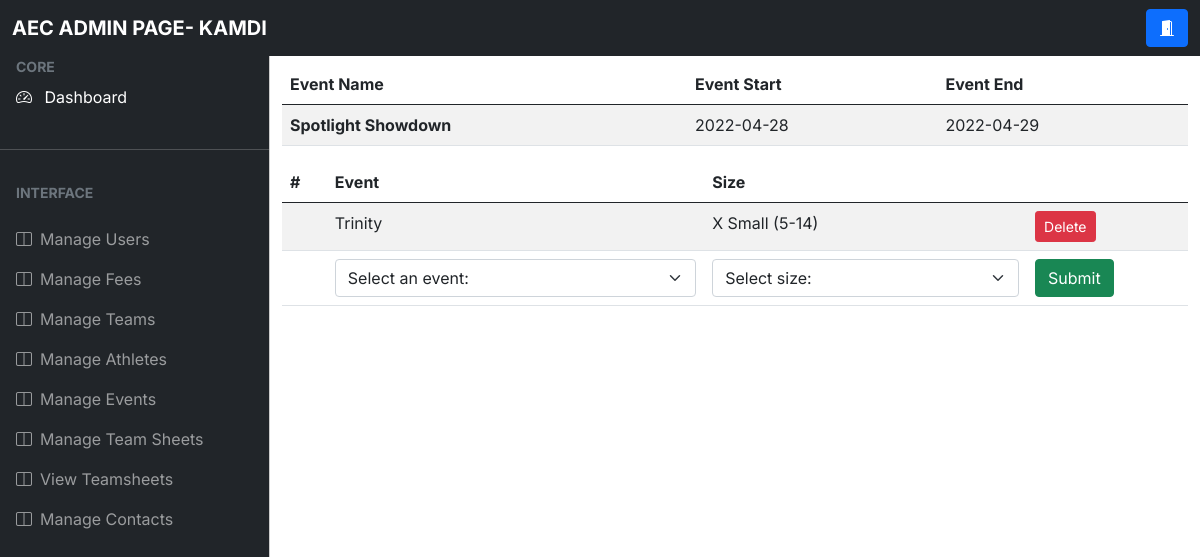
/createteamsheet (signed in), run on the app's committed database.
### app.py (models this page shows, shortened)
class User(db.Model, UserMixin):
    __tablename__="User"
    id = db.Column(db.Integer, primary_key = True)
    firstName = db.Column(db.String(50),nullable = False)
    surname = db.Column(db.String(50), nullable = False)
    dob = db.Column(db.DateTime, nullable = False)
    start_date = db.Column(db.DateTime, nullable = True, default=date.today())
    email = db.Column(db.String(70), nullable = False)
    password = db.Column(db.String(255), nullable = False)
    usertype = db.Column(db.Integer, default = -1)
    verified = db.Column(db.Integer, default = 0)
    def get_id(self):
        return self.id
    def get_usertype(self):
        return self.usertype
    def get_verified(self):
        return self.verified

class Events(db.Model): #1. an event is made
    __tablename__ = "events"
    events_id= db.Column(db.Integer, primary_key=True)
    event_name= db.Column(db.Text, nullable =False)
    event_start_date= db.Column(db.DateTime, nullable = False)
    event_end_date = db.Column(db.DateTime, nullable=False)
    def get_events_id(self):
        return self.events_id
    def get_event_name(self):
        return self.event_name
    def get_event_start_date(self):
        return str(self.event_start_date)
    def get_event_end_date(self):
        return str(self.event_end_date)

class Team_Details(db.Model):
    __tablename__ = 'team__details'
    team_id = db.Column(db.Integer, primary_key= True)
    coach_id = db.Column(db.Integer)
    team_name= db.Column(db.String(20), nullable= False)
    max_age = db.Column(db.Integer, nullable=True)
    def get_team_id(self):
        return self.team_id
    def get_team_name(self):
        return self.team_name

### app.py (the view, shortened to what this page needs)
@app.route('/createteamsheet',methods=['GET','POST'])#complete
@login_required
def create_teamsheet():
    try:
        if current_user.get_usertype() not in [1,2,3] or current_user.get_verified() != 1:
            return render_template('error.html',error="You are not authorised to view this page")
        sizes = {0:"X Small (5-14)",1:"Small (15-22)",2:"Medium (23-32)",3:"Large (33-38)"}
        query = db.engine.execute('SELECT * FROM Events')
        events = {}
        for event in query:
            event = Events.query.filter_by(events_id = event[0]).first()
            event_start_date = event.get_event_start_date().split(" ")[0]
            event_start_date = event_start_date.split("-")
            event_start_date = date(int(event_start_date[0]),int(event_start_date[1]),int(event_start_date[2]))
            if event_start_date > date.today():
                events[event.get_events_id()] = [event.get_event_name(),event.get_event_start_date().split(" ")[0],event.get_event_end_date().split(" ")[0]]
        existing_sheets = {}
        query = db.engine.execute('SELECT team__events.team_sheet_id, events.event_name, team__events.size FROM team__details, events, team__events WHERE team__details.team_id = team__events.team_id AND events.events_id = team__events.event_id AND team__details.coach_id = {}'.format(current_user.get_id()))
        for team in query:
            key = team[2]
            team_event = Team_Events.query.filter_by(team_sheet_id = team[0]).first()
            team = Team_Details.query.filter_by(team_id = team_event.get_team_id()).first()
            existing_sheets[team_event.get_team_sheet_id()] = [team.get_team_name(),team_event.get_size(key)]
        query = db.engine.execute('SELECT team_id, team_name FROM team__details WHERE coach_id = {}'.format(current_user.get_id()))
        for team in query:
            team = Team_Details.query.filter_by(team_id = team[0]).first()
            team_name =team.get_team_name()
            team_id = team.get_team_id()
        if current_user.get_usertype() == 1:
            if request.method == 'POST':
                try:
                    event_id = request.form.get('event')
                    size= request.form.get('size')
                    query = db.engine.execute('SELECT COUNT(team_sheet_id) FROM team__events WHERE event_id = {} AND team_id = {}'.format(event_id,team_id))
                    for num in query:
                        count = num[0]
                    if count > 0:
                        flash('This team is already competing at this event',category='error')
                    else:
                        query = db.engine.execute("INSERT INTO team__events (event_id, team_id, size) VALUES ('{}','{}','{}')".format(event_id,team_id,size))
                        db.session.commit()
                        return redirect(url_for('create_teamsheet'))
                except:
                    flash('There was an error when creating this team sheet',category='error')
            return render_template('createteamsheet.html', events = events, team = team_name,sizes=sizes, team_sheets=existing_sheets, count=0)
        elif current_user.get_usertype() == 3:
            return render_template('admincreateteamsheet.html', events = events, team = team_name,sizes=sizes, team_sheets=existing_sheets, count=0)
    except:
        return render_template('error.html',error="You do not have a team to create a teamsheet for, consult an admin to create one")

### app.py (called while the page is built)
@login_manager.user_loader
def load_user(user_id):
    return User.query.get(user_id)

    def get_team_sheet_id(self):
        return self.team_sheet_id

    def get_team_id(self):
        return self.team_id

    def get_size(self,key):
        sizes = {0:"X Small (5-14)",1:"Small (15-22)",2:"Medium (23-32)",3:"Large (33-38)"}
        return sizes[key]

### templates/admincreateteamsheet.html (shortened to what this page needs)
<!DOCTYPE html>
<html lang="en">
  <head>
    <link rel="stylesheet" href="static\css\admin\bootstrap.min.css" />
    <link
      rel="stylesheet"
      href="https://cdn.jsdelivr.net/npm/bootstrap-icons@1.4.1/font/bootstrap-icons.css"
    />
    <link rel="stylesheet" href="static\css\admin\bootstrap.min.css" />
    <link rel="stylesheet" href="static\css\admin\style.css" />
  </head>
    <nav class="navbar navbar-expand-lg navbar-dark bg-dark fixed-top">
      <div class="container-fluid">
        <a
          class="navbar-brand me-auto ms-lg-0 ms-3 text-uppercase fw-bold"
          >AEC ADMIN PAGE- {{ current_user.firstName }}</a
        >
        <div class="collapse navbar-collapse" id="topNavBar">
          <form class="d-flex ms-auto my-3 my-lg-0">
            <div class="input-group">
              <a href ="{{ url_for('logout') }}" class="btn btn-primary">
                <i class="bi bi-door-open-fill"></i>
            </a>
            </div>
          </form>
        </div>
      </div>
    </nav>
    <div
    class="offcanvas offcanvas-start sidebar-nav bg-dark"
    tabindex="-1"
    id="sidebar"
  >
    <div class="offcanvas-body p-0">
      <nav class="navbar-dark">
        <ul class="navbar-nav">
          <li>
            <div class="text-muted small fw-bold text-uppercase px-3">
              CORE
            </div>
          </li>
          <li>
            <a href="{{ url_for('admin') }}" class="nav-link px-3 active">
              <span class="me-2"><i class="bi bi-speedometer2" ></i></span>
              <span>Dashboard</span>
            </a>
          </li>
          <li class="my-4"><hr class="dropdown-divider bg-light" /></li>
          <li>
            <div class="text-muted small fw-bold text-uppercase px-3 mb-3">
              Interface
            </div>
          </li>
          <li>
            <a
              class="nav-link px-3 sidebar-link"
              href="{{ url_for('verify_users') }}"
            >
              <span class="me-2"><i class="bi bi-layout-split"></i></span>
              <span>Manage Users</span>
            </a>
            <a
            class="nav-link px-3 sidebar-link"
            href="{{ url_for('view_fees') }}"
          >
            <span class="me-2"><i class="bi bi-layout-split"></i></span>
            <span>Manage Fees</span>
          </a>
          <a
          class="nav-link px-3 sidebar-link"
          href="{{ url_for('view_teams') }}"
        >
          <span class="me-2"><i class="bi bi-layout-split"></i></span>
          <span>Manage Teams</span>
        </a>
              <a
              class="nav-link px-3 sidebar-link"
              href="{{ url_for('view_athletes') }}"
            >
              <span class="me-2"><i class="bi bi-layout-split"></i></span>
              <span>Manage Athletes</span>
            </a>
            <a
            class="nav-link px-3 sidebar-link"
            href="{{ url_for('view_events') }}"
          >
            <span class="me-2"><i class="bi bi-layout-split"></i></span>
            <span>Manage Events</span>
          </a>
          <a
          class="nav-link px-3 sidebar-link"
          href="{{ url_for('create_teamsheet') }}"
        >
          <span class="me-2"><i class="bi bi-layout-split"></i></span>
          <span>Manage Team Sheets</span>
        </a>
        <a
        class="nav-link px-3 sidebar-link"
        href="{{ url_for('view_teamsheet') }}"
      >
        <span class="me-2"><i class="bi bi-layout-split"></i></span>
        <span>View Teamsheets</span>
      </a>
      <a
      class="nav-link px-3 sidebar-link"
      href="{{ url_for('view_contacts') }}"
    >
      <span class="me-2"><i class="bi bi-layout-split"></i></span>
      <span>Manage Contacts</span>
    </a>
          </li>
        </ul>
      </nav>
    </div>
  </div>
    <main class="mt-5 pt-3">
      <div class="container-fluid">
        <form method="POST" action="{{url_for('create_teamsheet')}}">
            <table class="table table-striped">
                <thead>
                <tr>
                    <th scope="col">Event Name</th>
                    <th scope="col">Event Start</th>
                    <th scope="col">Event End</th>
                </tr>
                </thead>
                <tbody>
                {% for event in events %}
                <tr>
                    <th scope="row">{{ events[event][0] }}</th>
                    <td>{{ events[event][1] }}</td>
                    <td>{{events[event][2]}}</td>
                </tr>
                {% endfor %}
                </tbody>
            </table>
            <table class="table table-striped">
                <thead>
                    <tr>
                        <th scope="col">#</th>
                        <th scope="col">Event</th>
                        <th scope="col">Size</th>
                        <th scope="col"></th>
                    </tr>
                </thead>
                <tbody>
                  {% for team_sheet in team_sheets%}
                    <tr>
                      <th scope="row"></th>
                      <td> {{team_sheets[team_sheet][0]}}</td>
                      <td>{{team_sheets[team_sheet][1]}}</td>
                      <td><a type="Submit" class="btn btn-danger btn-sm" href= "{{url_for('delete_teamsheet', teamsheetid=team_sheet)}}">Delete</a></td>
                    </tr>
                  {% endfor %}
                    <th scope="row"></th>
                    <td>
                        <select class="form-select" aria-label="Default select example" name="event" id= "event">
                            <option selected>Select an event: </option>
                          </select>
                    </td>
                    <td>
                        <select class="form-select" aria-label="Default select example" name="size" id="size">
                            <option selected>Select size: </option>
                        </select>
                    </td>
                    <td><button class="btn btn-success" type="submit">Submit</button></td>
                </tbody>
            </table>
            </form>
      </div>
    </main>
  </body>
</html>

### static/css/admin/style.css (style rules this page uses)
body, button { font-family: "Inter", sans-serif; }
:root { --offcanvas-width: 270px; --topNavbarHeight: 56px; }
.sidebar-nav { width: var(--offcanvas-width); }
.sidebar-link { display: flex; align-items: center; }
@media (min-width: 992px) { main { margin-left: var(--offcanvas-width); } }
@media (min-width: 992px) { .sidebar-nav { -webkit-transform: none; transform: none; visibility: visible !important; height: calc(100% - var(--topNavbarHeight)); top: var(--topNavbarHeight); } }

### data on the page
User: firstName "KAMDI"
Events: event_name "Spotlight Showdown", event_start_date "2022-04-29"
Team_Details: team_name "Trinity"

### other printed values
{{ events[event][1] }} "2022-04-28"
{{ team_sheets[team_sheet][1] }} "X Small (5-14)"
